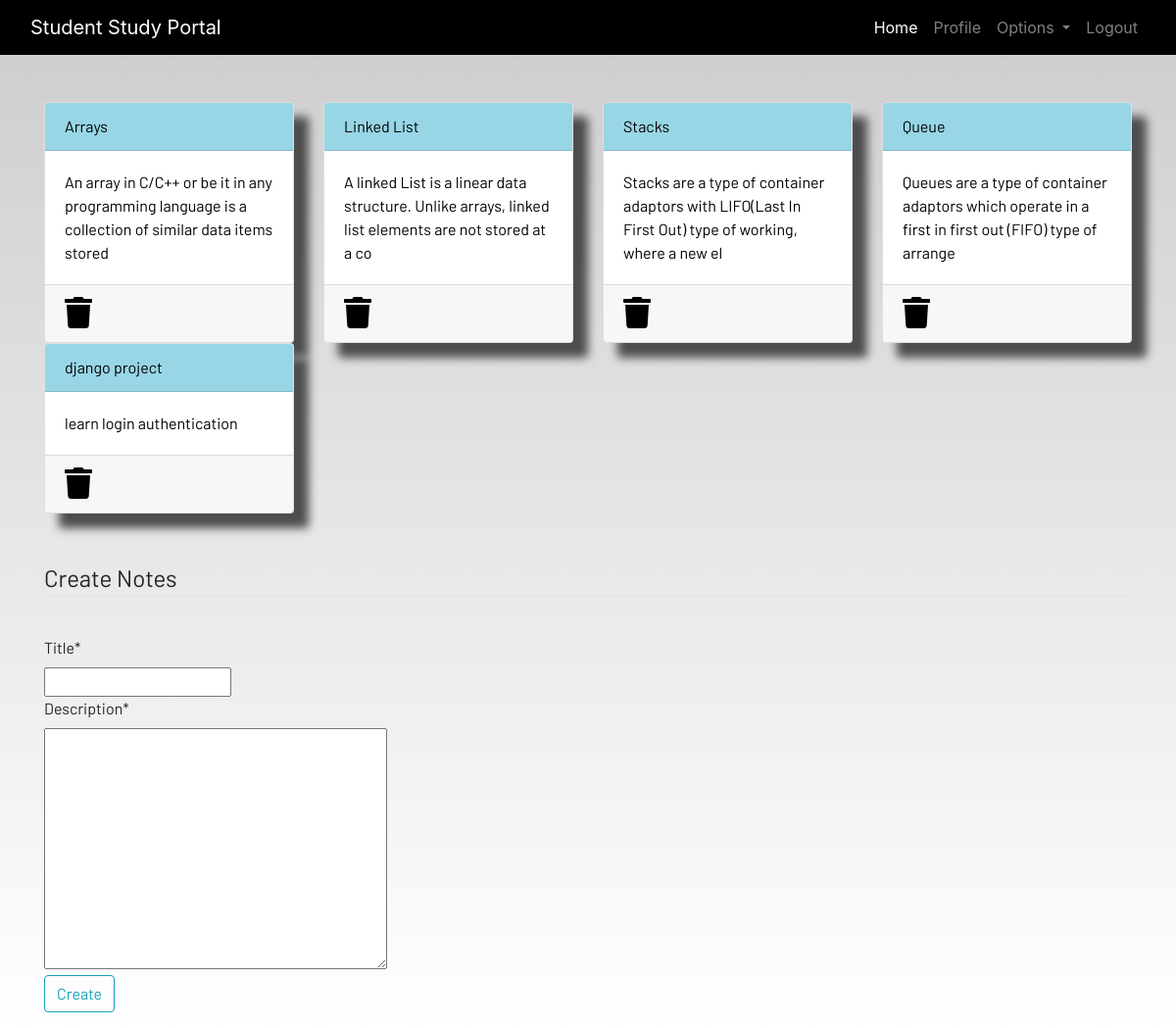
Screenshot of /notes (signed in) with the database file from the repository.
### dashboard/models.py (models this page shows, shortened)
class Notes(models.Model):
    user = models.ForeignKey(User, on_delete=models.CASCADE)
    title = models.CharField(max_length=200)
    description = models.TextField()

### dashboard/views.py (the view)
# urls.py: path('notes', views.notes, name="notes"),
@login_required
def notes(request):
    if request.method == 'POST':
        form = NotesForm(request.POST)
        if form.is_valid():
            notes = Notes(user=request.user, title=request.POST['title'], description=request.POST['description'])
            notes.save()
            messages.success(request, f"Notes Added from {request.user.username} Successfully!")
    else:
        form = NotesForm()
    notes = Notes.objects.filter(user=request.user)
    context = {'notes' :notes, 'form' : form}
    return render(request, 'dashboard/notes.html', context)

### dashboard/forms.py
class NotesForm(forms.ModelForm):
    class Meta:
        model = Notes  #map Notes from models.py all the variables/columns of Notes class are bind to this form page. there is no need to assign all three columns here again.
        fields=['title', 'description']

### dashboard/templates/dashboard/notes.html (shortened to what this page needs)
{% extends 'dashboard/base.html' %}
{% load static %}
{% load crispy_forms_tags %}
{% block content %}
<div class="container">
    <div class="row">
        {% for note in notes %}
        <div class="col-md-3">
            <a href="{% url 'notes-detail' note.id %}">
                <div class="card">
                    <div class="card-header">{{note.title}}</div>
                    <div class="card-body">{{note.description|slice:"0:100"}}</div>
                    <div class="card-footer mt-auto "><a href="{% url 'delete-note' note.id%}">
                        <i class="fa fa-trash fa-2x"></i></a>
                    </div>
                </div>
            </a>
        </div>
        {% endfor %}
        <br><br>
    </div>
</div>
<br><br>
<div class="container">
    <form method="POST">
        <fieldset class="form-group">
            <legend class="border-bottom mb-4">Create Notes</legend>
        </fieldset>
        {{form|crispy}}
        <div class="form-group">
            <button href="" class="btn btn-outline-info" type="submit">
                Create
            </button>
        </div>
    </form>
</div>
{% endblock content %}

### static/css/main.css (style rules this page uses)
html { scroll-behavior: smooth; height: 100%; width: 100%; }
.card { box-shadow: 15px 15px 10px rgb(78, 77, 77); }
a { text-decoration: none !important; color: black; }
.card-header { color: black !important; background: rgb(152, 214, 230) !important; transition: 0.3s ease-in; }
html, body { max-width: 100%; overflow-x: hidden; height: 100%; width: 100%; }
body { background: linear-gradient(rgba(0, 0, 0, 0.2), rgba(255, 255, 255, 0.5)); overflow-x: hidden; background-repeat: no-repeat; }
.card-header { background-color: rgb(133, 204, 231); }
.col-md-3 .card { width: 100%; height: 100%; }
.fa { color: black; }

### rows the page displays
Notes: title "Arrays", description "An array in C/C++ or be it in any programming language is a collection of similar data items stored"
Notes: title "Linked List", description "A linked List is a linear data structure. Unlike arrays, linked list elements are not stored at a co"
Notes: title "Stacks", description "Stacks are a type of container adaptors with LIFO(Last In First Out) type of working, where a new el"
Notes: title "Queue", description "Queues are a type of container adaptors which operate in a first in first out (FIFO) type of arrange"
Notes: title "django project", description "learn login authentication"
